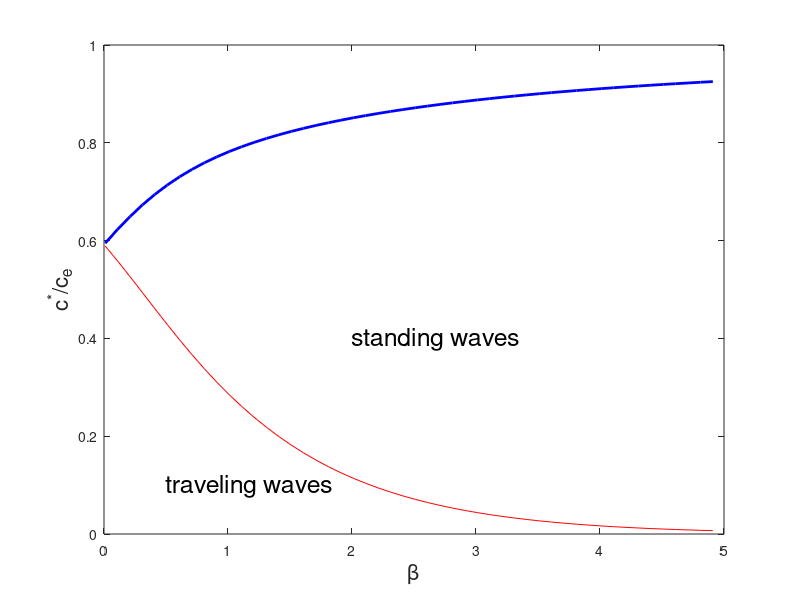

Source code (MATLAB):
%this file makes some plots for the discrete release standing waves

%two parameters
Abyk =5;
beta = [0.01:.1:5];

astar = 1-sqrt(1/(1+Abyk))
Af = Abyk.*beta.*sinh(beta);
l0 = cosh(beta);
lf = l0+Af/2;
mu0 = l0-sqrt(l0.^2-1);
muf = lf-sqrt(lf.^2-1);

C = Af./(Af+2*l0-2);

a = C.*(muf-1)./(muf-1./mu0);
b = C.*(1-1./mu0)./(muf-1./mu0);
bf = C-b.*muf;
figure(1)

plot(beta,a,'r',beta,bf,'b','linewidth',2)
xlabel('\beta','fontsize',16)
ylabel('c^*/c_e','fontsize',16)
text(2,.4,'standing waves','fontsize',18)
text(.5, .1,'traveling waves','fontsize',18)

output=[beta' a' bf'];

save discrete.dat output -ascii
